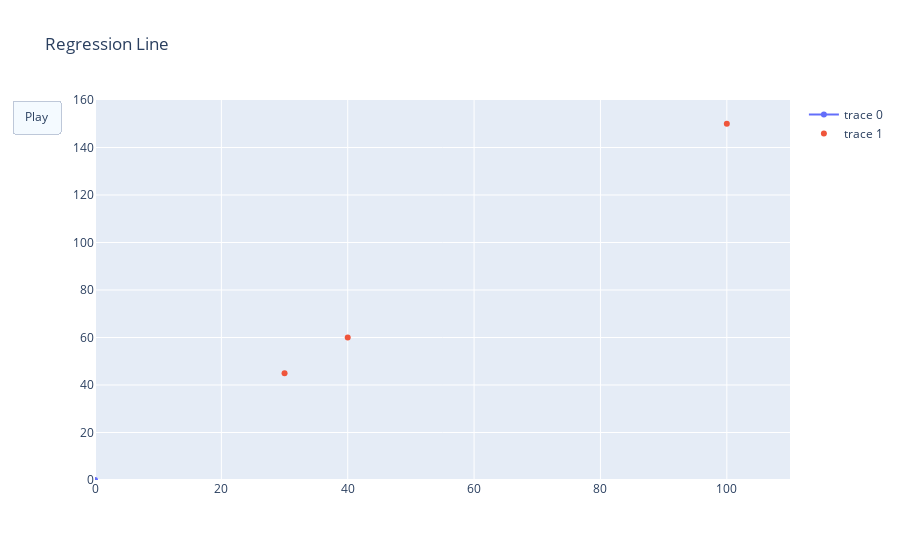

Source (notebook cell):
### Markdown cell above
Now we can see how our regression line changes, and approaches a better model of our data, with each iteration.

### Code cell
from plotly.offline import init_notebook_mode, iplot
from IPython.display import display, HTML

init_notebook_mode(connected=True)

x_values_of_shows = list(map(lambda show: show['x'], shows))
y_values_of_shows = list(map(lambda show: show['y'], shows))
figure = {'data': [{'x': [0], 'y': [0]}, {'x': x_values_of_shows, 'y': y_values_of_shows, 'mode': 'markers'}],
          'layout': {'xaxis': {'range': [0, 110], 'autorange': False},
                     'yaxis': {'range': [0,160], 'autorange': False},
                     'title': 'Regression Line',
                     'updatemenus': [{'type': 'buttons',
                                      'buttons': [{'label': 'Play',
                                                   'method': 'animate',
                                                   'args': [None]}]}]
                    },
          'frames': frames}
iplot(figure)

### Figure 1 — Plotly figure (JSON) as saved in the notebook; plotly's stock layout.template omitted (floating-point values rounded to 4 significant figures)
{"data": [{"type": "scatter", "x": [0], "y": [0]}, {"mode": "markers", "type": "scatter", "x": [30, 40, 100], "y": [45, 60, 150]}], "layout": {"title": {"text": "Regression Line"}, "updatemenus": [{"buttons": [{"args": [null], "label": "Play", "method": "animate"}], "type": "buttons"}], "xaxis": {"autorange": false, "range": [0, 110]}, "yaxis": {"autorange": false, "range": [0, 160]}}}
